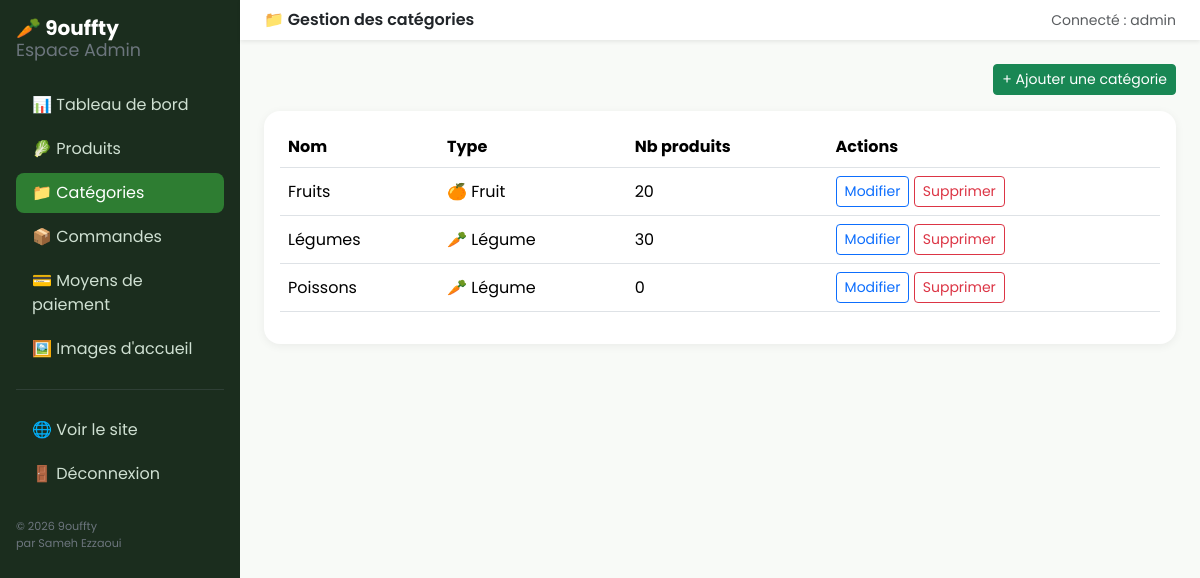
Page /gestion/categories/ (signed in) on the earlier database version.
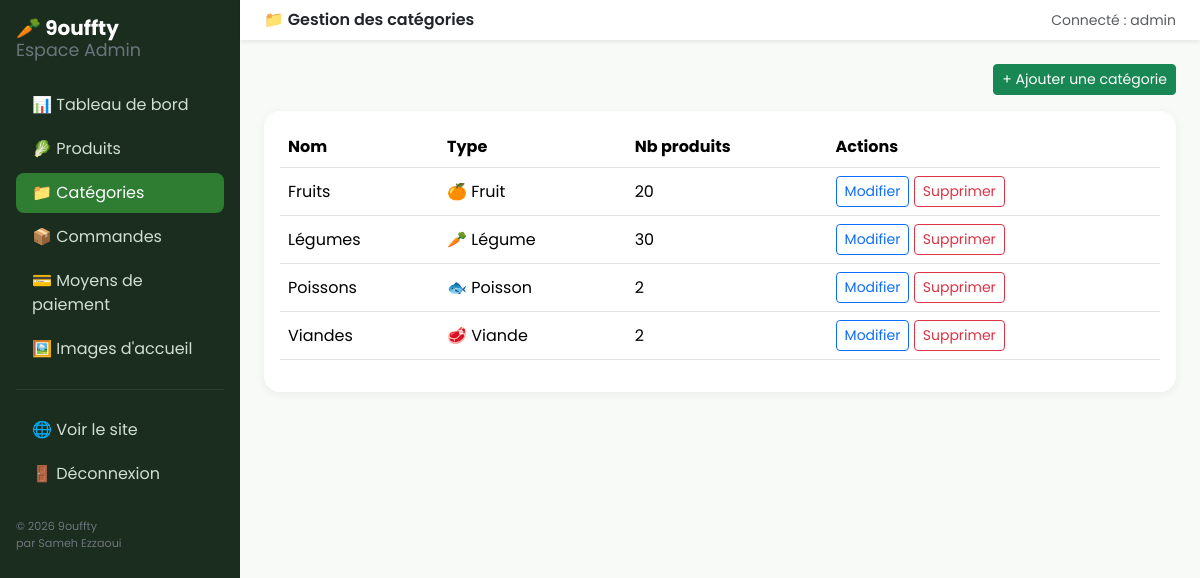
Same page on the later database version.
### boutique/models.py (models this page shows, shortened)
class Categorie(models.Model):
    TYPE_CHOICES = [
        ('legume', 'Légume'),
        ('fruit', 'Fruit'),
        ('poisson', 'Poisson'),
        ('viande', 'Viande'),
        ('produit_laitier', 'Produit laitier'),
        ('epicerie', 'Épicerie'),
        ('autre', 'Autre'),
    ]
    nom = models.CharField(max_length=100, unique=True)
    slug = models.SlugField(max_length=110, unique=True)
    type_produit = models.CharField(max_length=20, choices=TYPE_CHOICES, default='legume')
    image = models.ImageField(upload_to='categories/', blank=True, null=True)
    class Meta:
        verbose_name = "Catégorie"
        verbose_name_plural = "Catégories"
        ordering = ['nom']

### dashboard/views.py (the view)
# urls.py: path('categories/', views.categories_liste, name='categories_liste'),
@login_required(login_url='dashboard:login')
@user_passes_test(est_staff, login_url='dashboard:login')
def categories_liste(request):
    categories = Categorie.objects.annotate(nb_produits=Count('produits'))
    return render(request, 'dashboard/categories_liste.html', {'categories': categories})

### boutique/context_processors.py (called while the page is built)
def types_categories(request):
    types_utilises = (
        Categorie.objects.values_list('type_produit', flat=True).distinct()
    )
    choices_dict = dict(Categorie.TYPE_CHOICES)
    types_disponibles = [
        (code, choices_dict.get(code, code)) for code in types_utilises
    ]
    types_disponibles.sort(key=lambda t: t[1])
    return {'types_produits_nav': types_disponibles}

def moyens_paiement_global(request):
    return {'moyens_paiement_global': MoyenPaiement.objects.filter(actif=True)}

### boutique/templatetags/boutique_extras.py (called while the page is built)
@register.filter
def emoji_type(type_produit):
    return EMOJIS.get(type_produit, '📦')

### dashboard/views.py (called while the page is built)
def est_staff(user):
    return user.is_active and user.is_staff

### templates/dashboard/categories_liste.html (shortened to what this page needs)
{% extends 'dashboard/base_dashboard.html' %}
{% load boutique_extras %}
{% block header %}📁 Gestion des catégories{% endblock %}
{% block dashboard_content %}
<div class="d-flex justify-content-end mb-3">
  <a href="{% url 'dashboard:categorie_ajouter' %}" class="btn btn-success btn-sm">+ Ajouter une catégorie</a>
</div>
<div class="card stat-card p-3">
  <div class="table-responsive">
    <table class="table align-middle">
      <thead><tr><th>Nom</th><th>Type</th><th>Nb produits</th><th>Actions</th></tr></thead>
      <tbody>
        {% for c in categories %}
        <tr>
          <td>{{ c.nom }}</td>
          <td>{{ c.type_produit|emoji_type }} {{ c.get_type_produit_display }}</td>
          <td>{{ c.nb_produits }}</td>
          <td>
            <a href="{% url 'dashboard:categorie_modifier' c.pk %}" class="btn btn-sm btn-outline-primary">Modifier</a>
            <a href="{% url 'dashboard:categorie_supprimer' c.pk %}" class="btn btn-sm btn-outline-danger">Supprimer</a>
          </td>
        </tr>
        {% empty %}
        <tr><td colspan="4" class="text-muted">Aucune catégorie.</td></tr>
        {% endfor %}
      </tbody>
    </table>
  </div>
</div>
{% endblock %}

Differences in the rows shown:
changed Categorie "Poissons": type_produit|emoji_type "🥕" → "🐟"; type_produit "Légume" → "Poisson"; nb_produits "0" → "2"
added Categorie: nom "Viandes", type_produit|emoji_type "🥩", type_produit "Viande", nb_produits "2"
